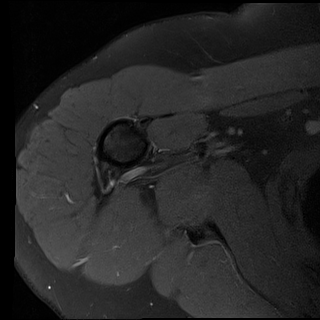
#> input picture dicom_pngs/I01.png, 320 x 320 px, found by its file name
$ python debug_first_frame.py
#> lines starting #> are read from the running program, lines starting #| are printed output that depends on the picture
### src/preprocessing/enhance.py
"""
Módulo de mejora de imágenes médicas
Implementa técnicas avanzadas de preprocesamiento para resaltar estructuras óseas
"""

import cv2
import numpy as np
from typing import Tuple, Optional


# ============================================================================
# TAREA 1.1: CLAHE para Contraste
# ============================================================================

def enhance_bone_contrast(
    img: np.ndarray,
    clip_limit: float = 2.0,
    tile_grid_size: Tuple[int, int] = (8, 8),
    convert_to_rgb: bool = True
) -> np.ndarray:
    """
    Mejora el contraste de la imagen usando CLAHE (Contrast Limited Adaptive
    Histogram Equalization) para resaltar mejor el húmero y sus bordes.

    CLAHE es superior al ajuste lineal porque:
    - Mejora el contraste local en lugar de global
    - Evita la sobre-amplificación del ruido
    - Preserva mejor los detalles en regiones oscuras y claras

    Args:
        img: Imagen de entrada (RGB o escala de grises)
        clip_limit: Límite de contraste para evitar sobre-amplificación (default: 2.0)
        tile_grid_size: Tamaño de la cuadrícula para procesamiento local (default: 8x8)
        convert_to_rgb: Si True, convierte resultado a RGB (default: True)

    Returns:
        Imagen con contraste mejorado

    Example:
        >>> img = cv2.imread('medical_image.png')
        >>> enhanced = enhance_bone_contrast(img)
    """
    # Convertir a escala de grises si es necesario
    if len(img.shape) == 3:
        gray = cv2.cvtColor(img, cv2.COLOR_RGB2GRAY)
    else:
        gray = img.copy()

    # Crear objeto CLAHE
    clahe = cv2.createCLAHE(clipLimit=clip_limit, tileGridSize=tile_grid_size)

    # Aplicar CLAHE
    enhanced = clahe.apply(gray)

    # Convertir de vuelta a RGB si se solicita (para compatibilidad con SAM)
    if convert_to_rgb:
        enhanced = cv2.cvtColor(enhanced, cv2.COLOR_GRAY2RGB)

    return enhanced


# [287 lines left out: functions enhance_bone_contrast_color, detect_bone_edges, detect_bone_edges_advanced, normalize_adaptive, normalize_adaptive_clahe_combined, preprocess_medical_image, not called in this run]

### scripts/debug_first_frame.py
"""
Debug específico del primer frame
"""

import sys
import os
sys.path.insert(0, os.path.join(os.path.dirname(__file__), '..'))

import numpy as np
from PIL import Image
import matplotlib.pyplot as plt
import cv2

from src.preprocessing import enhance_bone_contrast
from src.detection import detect_humerus_automatic

# Cargar I01 y I02
img1 = np.array(Image.open("dicom_pngs/I01.png").convert("RGB"))
img2 = np.array(Image.open("dicom_pngs/I02.png").convert("RGB"))
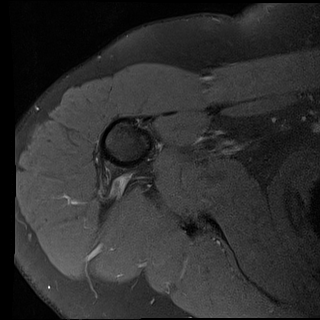
#> input picture dicom_pngs/I02.png, 320 x 320 px, found by its file name

img1_enh = enhance_bone_contrast(img1)
#> in enhance_bone_contrast, gray is the input picture: shape (320, 320); min 0, max 255, mean 37.2
#> in enhance_bone_contrast, `enhanced = clahe.apply(gray)`:
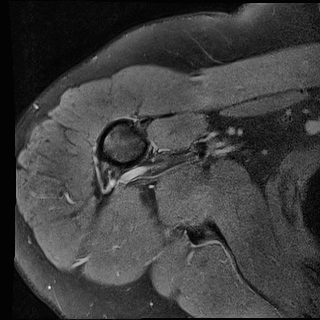
#> enhanced: shape (320, 320); min 1, max 255, mean 62.8
img2_enh = enhance_bone_contrast(img2)
#> call 2 of enhance_bone_contrast, with clip_limit = 2, tile_grid_size = (8, 8), convert_to_rgb = True
#> in enhance_bone_contrast, gray is the input picture: shape (320, 320); min 0, max 255, mean 46.4
#> in enhance_bone_contrast (call 2), `enhanced = clahe.apply(gray)`:
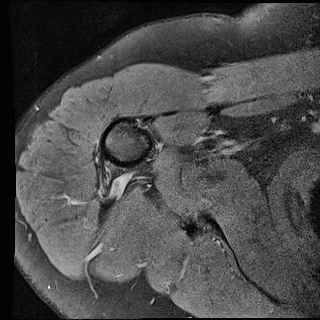
#> enhanced: shape (320, 320); min 1, max 255, mean 73.6

print("\n" + "="*70)
print("🔍 DEBUG: Primer Frame")
print("="*70)

# Detectar I01 SIN referencia
print("\n1️⃣  I01 SIN referencia:")
#> (the run stopped early here; a loop or call above may not have finished)
